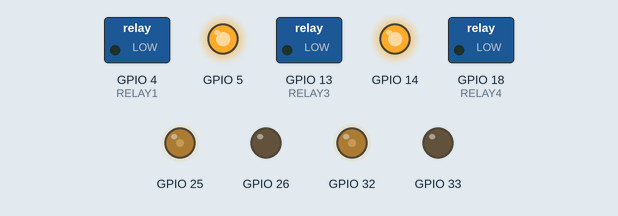
Simulated run of this program. Board: ESP32. Shown: switched loads named in the program (green lamp = pin HIGH), output pins drawn as LEDs (lit = HIGH).

Above: at 0.05 s.
At 5.05 s:
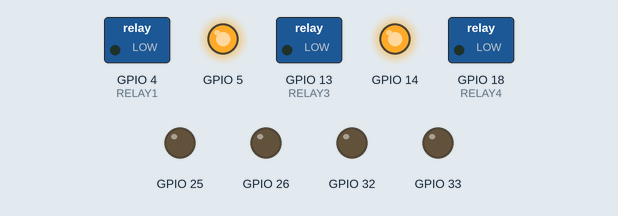
At 7.5 s:
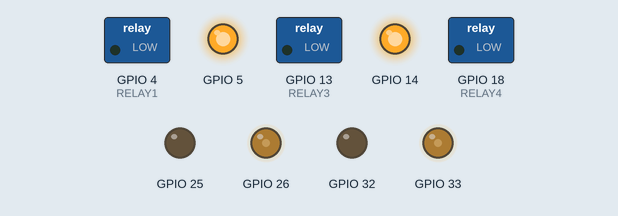
At 10.05 s:
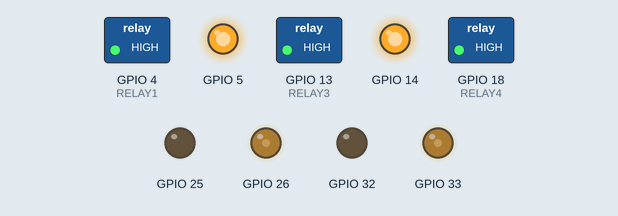
At 10.6 s:
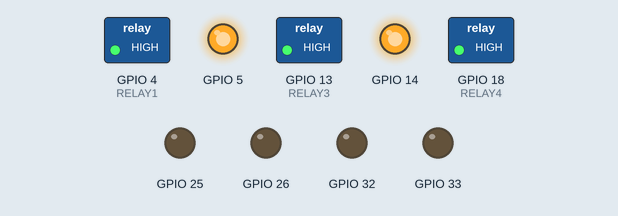
At 14.95 s:
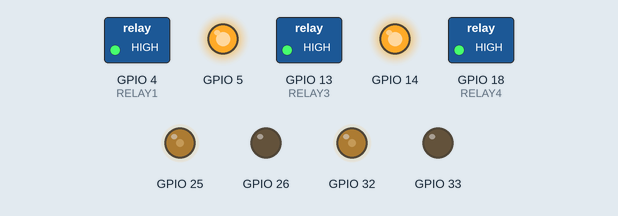
Timing chart, 0 to 19.5 s (numbered marks = the images above):
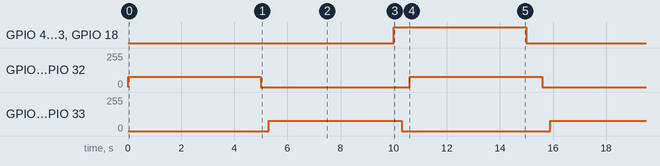

The program:

main.cpp
```cpp
#include <Arduino.h>

// ---------- BTS7960 driver 1 ----------
const int RPWM1 = 25;
const int LPWM1 = 26;
const int EN1   = 14;   // R_EN + L_EN tied together

// ---------- BTS7960 driver 2 ----------
const int RPWM2 = 32;
const int LPWM2 = 33;
const int EN2   = 5;    // R_EN + L_EN tied together (GPIO5 is HIGH at boot)

// ---------- Relays (active LOW) ----------
const int RELAY1 = 4;
const int RELAY3 = 13;
const int RELAY4 = 18;

// ---------- PWM settings ----------
const int PWM_FREQ = 20000;   // 20 kHz, above audible range
const int PWM_BITS = 8;       // duty 0..255

// Speed trim per motor (use to compensate RPM difference)
const float TRIM1 = 0.6;
const float TRIM2 = 0.6;

// Direction per motor: 1 = normal, -1 = flipped
// If one motor spins the wrong way, change its value here
const int DIR1 = 1;
const int DIR2 = 1;

// ---------- PWM helpers (work on ESP32 Arduino core 2.x and 3.x) ----------
void pwmInit(int pin, int ch) {
#if ESP_ARDUINO_VERSION_MAJOR >= 3
  ledcAttach(pin, PWM_FREQ, PWM_BITS);
#else
  ledcSetup(ch, PWM_FREQ, PWM_BITS);
  ledcAttachPin(pin, ch);
#endif
}

void pwmWrite(int pin, int ch, int duty) {
#if ESP_ARDUINO_VERSION_MAJOR >= 3
  ledcWrite(pin, duty);
#else
  ledcWrite(ch, duty);
#endif
}

// ---------- Motor ----------
struct Motor {
  int rpwm, lpwm, en;
  int chR, chL;
  float trim;
  int dir;
};

Motor m1 = {RPWM1, LPWM1, EN1, 0, 1, TRIM1, DIR1};
Motor m2 = {RPWM2, LPWM2, EN2, 2, 3, TRIM2, DIR2};

void motorInit(Motor &m) {
  pinMode(m.en, OUTPUT);
  digitalWrite(m.en, LOW);              // disabled while PWM is set up
  pwmInit(m.rpwm, m.chR);
  pwmInit(m.lpwm, m.chL);
  pwmWrite(m.rpwm, m.chR, 0);
  pwmWrite(m.lpwm, m.chL, 0);
  digitalWrite(m.en, HIGH);             // enable driver, motor stopped
}

// speed: -255 (full reverse) .. 0 (stop) .. +255 (full forward)
void motorSet(Motor &m, int speed) {
  speed = constrain((int)(speed * m.trim * m.dir), -255, 255);
  if (speed > 0) {
    pwmWrite(m.lpwm, m.chL, 0);         // never drive both sides at once
    pwmWrite(m.rpwm, m.chR, speed);
  } else if (speed < 0) {
    pwmWrite(m.rpwm, m.chR, 0);
    pwmWrite(m.lpwm, m.chL, -speed);
  } else {
    pwmWrite(m.rpwm, m.chR, 0);
    pwmWrite(m.lpwm, m.chL, 0);
  }
}

// ---------- Relays (non-blocking: ON 10 s, OFF 5 s) ----------
const unsigned long RELAY_ON_MS  = 10000;   // relays ON time
const unsigned long RELAY_OFF_MS = 5000;    // relays OFF time
bool relaysOn = false;
unsigned long relayTimer = 0;

void relaysSet(bool on) {
  int level = on ? LOW : HIGH;          // active LOW module
  digitalWrite(RELAY1, level);
  digitalWrite(RELAY3, level);
  digitalWrite(RELAY4, level);
}

void updateRelays() {
  unsigned long now = millis();
  if (relaysOn && now - relayTimer >= RELAY_ON_MS) {
    relaysSet(false);
    relaysOn = false;
    relayTimer = now;
  } else if (!relaysOn && now - relayTimer >= RELAY_OFF_MS) {
    relaysSet(true);
    relaysOn = true;
    relayTimer = now;
  }
}

// ---------- Motor demo sequence (non-blocking) ----------
const int SPEED = 128;                  // about 50%

struct Step { int s1, s2; unsigned long ms; };
Step steps[] = {
  { SPEED,  SPEED, 5000},   // both motors forward
  {     0,      0,  300},   // short pause before changing direction
  {-SPEED, -SPEED, 5000},   // both motors reverse
  {     0,      0,  300},
};
const int NUM_STEPS = sizeof(steps) / sizeof(steps[0]);
int stepIndex = 0;
unsigned long stepTimer = 0;

void applyStep(int i) {
  motorSet(m1, steps[i].s1);
  motorSet(m2, steps[i].s2);
}

void updateMotors() {
  if (millis() - stepTimer >= steps[stepIndex].ms) {
    stepIndex = (stepIndex + 1) % NUM_STEPS;
    stepTimer = millis();
    applyStep(stepIndex);
  }
}

// ---------- Arduino ----------
void setup() {
  pinMode(RELAY1, OUTPUT);
  pinMode(RELAY3, OUTPUT);
  pinMode(RELAY4, OUTPUT);
  relaysSet(true);                      // start with relays on
  relaysOn = true;
  relayTimer = millis();

  motorInit(m1);
  motorInit(m2);
  stepTimer = millis();
  applyStep(0);
}

void loop() {
  updateRelays();
  updateMotors();
}
```

Measured:
- by itself, GPIO 4 (RELAY1), GPIO 13 (RELAY3), GPIO 18 (RELAY4): alternates HIGH for 5.0 s and LOW for 10.0 s
- by itself, GPIO 25, GPIO 26, GPIO 32, GPIO 33: alternates 76/255 for 5.0 s and 0/255 for 5.6 s
